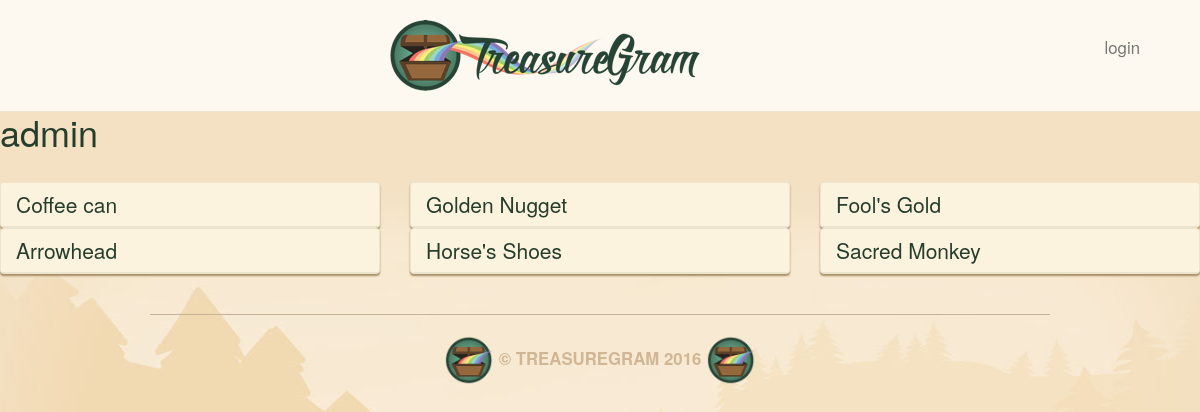
Page /user/admin/ on the earlier database version.
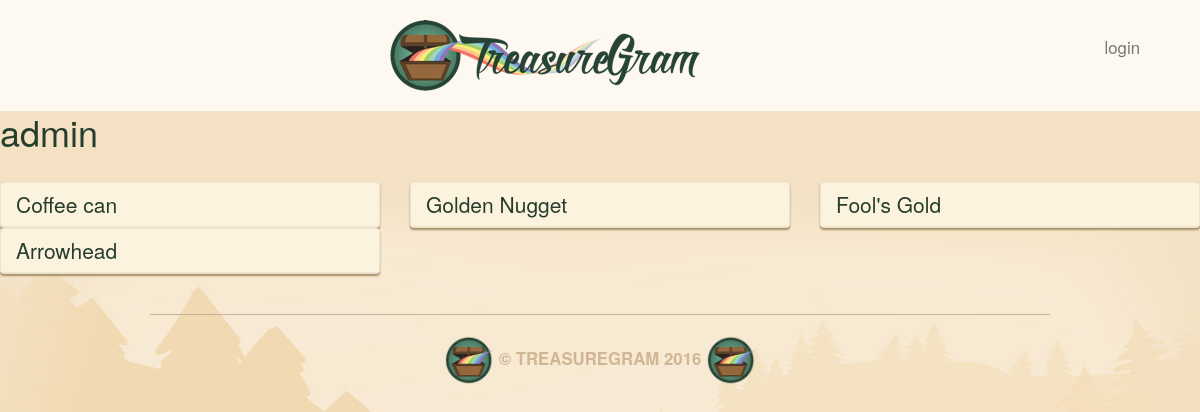
Same page on the later database version.
### main_app/models.py (models this page shows, shortened)
class Treasure(models.Model):
        user = models.ForeignKey(User)
        name = models.CharField(max_length=100)
        value = models.DecimalField(max_digits=10,
                                    decimal_places=2)
        material = models.CharField(max_length=100)
        location = models.CharField(max_length=100)
        image = models.ImageField(upload_to='treasure_images',
                                    default='media/default.png')
        likes = models.IntegerField(default=0)

### main_app/views.py (the view)
# urls.py: url(r'^user/(\w+)/$', views.profile, name = 'profile'),
def profile(request, username):
    user = User.objects.get(username = username)
    treasures = Treasure.objects.filter(user = user)
    return render(request, 'profile.html',
                    {'username':username,
                    'treasures':treasures})

### main_app/templates/profile.html
{% extends 'base.html' %}
{% load staticfiles %}
{% block content %}
<h1>{{ username }}</h1><br>
  <div class="row">
    {% for treasure in treasures %}
      <div class="col-md-4">
      <div class="treasure panel panel-default">
        <a href="/{{ treasure.id }}/">
          <div class="panel-heading">
            <h3 class="panel-title">{{ treasure.name }}</h3>
          </div>
        </a>
      </div>
      </div>
    {% endfor %}
  </div>
{% endblock %}

Differences in the rows shown:
no longer on this page (row edited): Treasure: name "Horse's Shoes"
no longer on this page (row edited): Treasure: name "Sacred Monkey"
